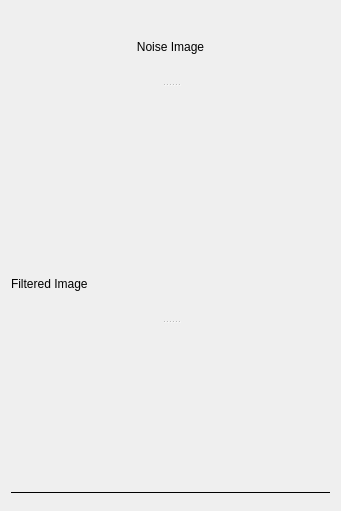
       <widget class="QWidget" name="">
        <property name="geometry">
         <rect>
          <x>410</x>
          <y>50</y>
          <width>341</width>
          <height>511</height>
         </rect>
        </property>
        <layout class="QVBoxLayout" name="verticalLayout_2">
         <item>
          <widget class="QSplitter" name="splitter_2">
           <property name="orientation">
            <enum>Qt::Vertical</enum>
           </property>
           <widget class="QLabel" name="label_4">
            <property name="text">
             <string>Noise Image</string>
            </property>
            <property name="alignment">
             <set>Qt::AlignCenter</set>
            </property>
           </widget>
           <widget class="ImageView" name="output_widget" native="true">
            <property name="autoFillBackground">
             <bool>true</bool>
            </property>
           </widget>
          </widget>
         </item>
         <item>
          <widget class="QSplitter" name="splitter_7">
           <property name="orientation">
            <enum>Qt::Vertical</enum>
           </property>
           <widget class="QLabel" name="label">
            <property name="text">
             <string>Filtered Image</string>
            </property>
            <property name="scaledContents">
             <bool>false</bool>
            </property>
           </widget>
           <widget class="ImageView" name="filtered_widget" native="true">
            <property name="autoFillBackground">
             <bool>true</bool>
            </property>
           </widget>
          </widget>
         </item>
         <item>
          <widget class="QLabel" name="label_10">
           <property name="frameShape">
            <enum>QFrame::HLine</enum>
           </property>
           <property name="text">
            <string/>
           </property>
          </widget>
         </item>
        </layout>
       </widget>
